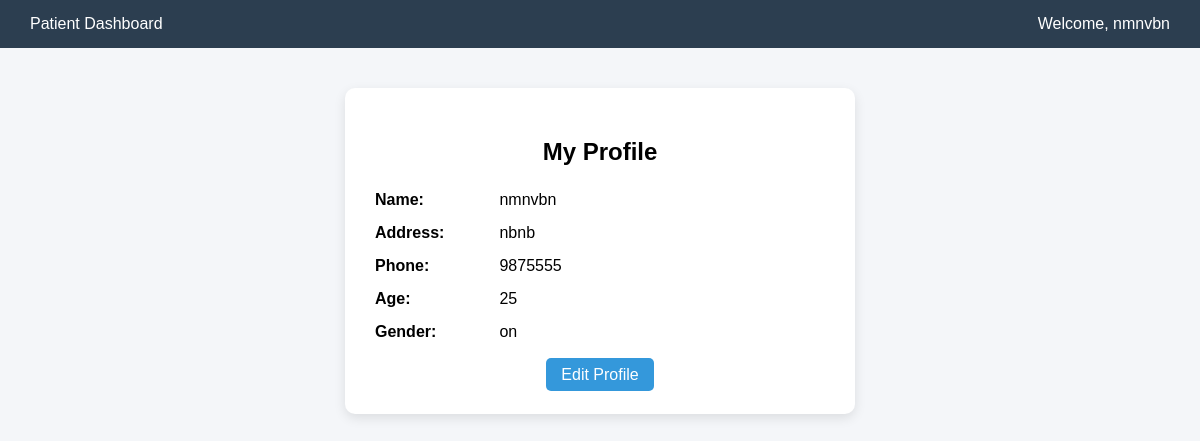
The app's page /patient_profile/ (signed in) with its own data.
### guest/models.py (models this page shows)
class tbl_patient(models.Model):
    GENDER_CHOICES =[
        ('M','Male'),
        ('F','Female'),
        ('O','Other'),
    ]
    first_name=models.CharField(max_length=20)
    address=models.TextField(blank=True)
    phone=models.CharField(max_length=20)
    email = models.EmailField(max_length=254)  # 254 is the default
    age=models.CharField(max_length=3)
    gender=models.CharField(max_length=1,choices=GENDER_CHOICES)
    pass_word=models.CharField(max_length=128) # 128 is standard for hashed passwords

### patient/views.py (the view)
# urls.py: path('patient_profile/',views.patient_profile,name='patient_profile'),
def patient_profile(request):
    patient_id = request.session.get('pid')
    if not patient_id:
        return redirect('login')
    patient = get_object_or_404(tbl_patient, id=patient_id)
    return render(request, 'patient/patient_profile.html', {'patient': patient})

### patient/Templates/patient/patient_profile.html (shortened to what this page needs)
<!DOCTYPE html>
<html lang="en">
<head>
</head>
<body>
<div class="navbar">
    <div>Patient Dashboard</div>
    <div>Welcome, {{ patient.first_name }}</div>
</div>
<div class="container">
    <div class="card">
        <h2>My Profile</h2>
        <div class="profile-item">
            <span>Name:</span> {{ patient.first_name }}
        </div>
        <div class="profile-item">
            <span>Address:</span> {{ patient.address }}
        </div>
        <div class="profile-item">
            <span>Phone:</span> {{ patient.phone }}
        </div>
        <div class="profile-item">
            <span>Age:</span> {{ patient.age }}
        </div>
        <div class="profile-item">
            <span>Gender:</span> {{ patient.get_gender_display }}
        </div>
        <div class="btn-container">
            <a href="{% url 'webpatient:edit_profile' %}" class="btn">Edit Profile</a>
        </div>
    </div>
</div>
</body>
</html>

### patient/Templates/patient/patient_profile.html (style rules this page uses)
body { font-family: Arial, sans-serif; background-color: #f4f6f9; margin: 0; padding: 0; }
.navbar { background-color: #2c3e50; color: white; padding: 15px 30px; display: flex; justify-content: space-between; }
.container { display: flex; justify-content: center; padding: 40px; }
.card { background: white; width: 450px; padding: 30px; border-radius: 10px; box-shadow: 0 4px 12px rgba(0,0,0,0.1); }
.card h2 { text-align: center; margin-bottom: 25px; }
.profile-item { margin-bottom: 15px; }
.profile-item span { font-weight: bold; display: inline-block; width: 120px; }
.btn-container { text-align: center; margin-top: 25px; }
.btn { text-decoration: none; padding: 8px 15px; background-color: #3498db; color: white; border-radius: 5px; }

### records on screen
tbl_patient: first_name "nmnvbn", address "nbnb", phone "9875555", age "25", gender "on"
